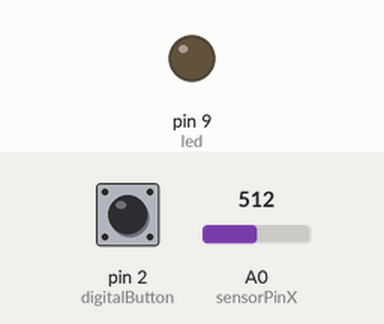
This sketch was run on a simulated Arduino Uno, built with avr-gcc and run on an emulated ATmega328P. Shown: output pins drawn as LEDs (lit = HIGH). The inputs (shaded band) are chosen by the test bench; at power-on: pin 2 (digitalButton) HIGH, A0 (sensorPinX) = 512. What the sketch prints to the serial monitor is not drawn.

Above: at 1.2 s.
1.3 s: pin 2 (digitalButton) pulled LOW for 0.15 s
At 1.38 s:
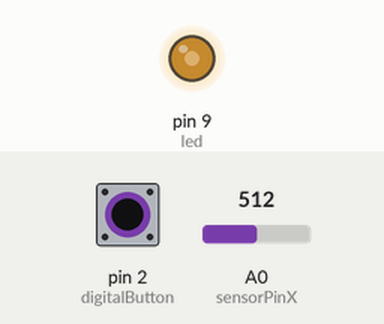
2.9 s: pin 2 (digitalButton) pulled LOW for 3.2 s
At 7.5 s:
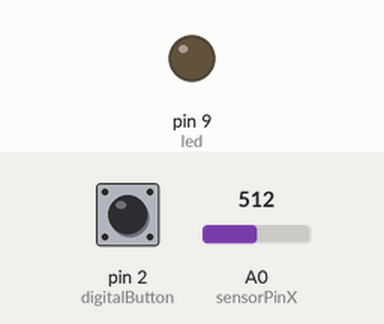
Timing chart, 0 to 9.0 s (numbered marks = the images above; inputs shaded):
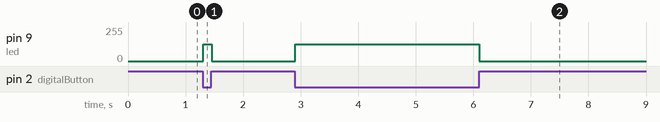

Measured:
- after the input at 1.3 s, pin 9 (led): 0/255 → 127/255 at once, → 0/255 0.15 s later
- after the input at 2.9 s, pin 9 (led): 0/255 → 127/255 at once, → 0/255 3.2 s later

The sketch:

AnalogDigitalInput.ino
```cpp
int sensorPinX = A0;
int sensorPinY = A1;
int digitalButton = 2;
int led = 9;
int brightness = 0;
int buttonStage = 0;

void setup() {
  Serial.begin(9600);
  pinMode(led, OUTPUT);
  pinMode(sensorPinX,INPUT);
  pinMode(sensorPinY,INPUT);
  pinMode(digitalButton, INPUT);
  digitalWrite(digitalButton, HIGH);

}

void loop() {
  buttonStage = digitalRead(digitalButton);
  int sensorValue = analogRead(sensorPinX);

  if(buttonStage == LOW){
    digitalWrite(led,HIGH);
    brightness = map(sensorValue, 0, 1023, 0, 255);
    analogWrite(led, brightness);
  }else{digitalWrite(led, LOW);}

    Serial.println(sensorValue);
    Serial.println(buttonStage);
}
```
